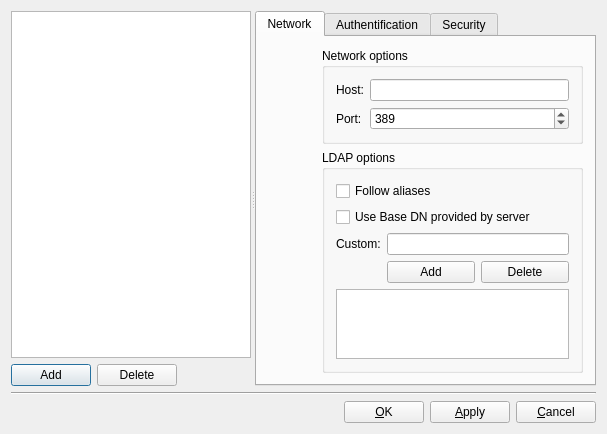
<?xml version="1.0" encoding="UTF-8"?>
<ui version="4.0">
 <author>Wido Depping</author>
 <comment>###########################################################################
#    Copyright (C) 2003 by Wido Depping                                      
#    &lt;wido.depping@tu-clausthal.de&gt;                                                             
#
# Copyright: See COPYING file that comes with this distribution
#
###########################################################################
</comment>
 <class>ServerDialogDesign</class>
 <widget class="QDialog" name="ServerDialogDesign">
  <property name="geometry">
   <rect>
    <x>0</x>
    <y>0</y>
    <width>607</width>
    <height>434</height>
   </rect>
  </property>
  <property name="minimumSize">
   <size>
    <width>550</width>
    <height>350</height>
   </size>
  </property>
  <property name="windowTitle">
   <string>Manage Server List</string>
  </property>
  <layout class="QVBoxLayout">
   <item>
    <widget class="QSplitter" name="splitter">
     <property name="sizePolicy">
      <sizepolicy hsizetype="Expanding" vsizetype="Expanding">
       <horstretch>0</horstretch>
       <verstretch>0</verstretch>
      </sizepolicy>
     </property>
     <property name="orientation">
      <enum>Qt::Horizontal</enum>
     </property>
     <widget class="QWidget" name="layout3">
      <layout class="QGridLayout" name="serverListGrid">
       <property name="sizeConstraint">
        <enum>QLayout::SetMaximumSize</enum>
       </property>
       <property name="margin">
        <number>0</number>
       </property>
       <item row="0" column="0" colspan="3">
        <widget class="QListView" name="serverListView"/>
       </item>
       <item row="1" column="0">
        <widget class="QPushButton" name="addButton">
         <property name="text">
          <string>Add</string>
         </property>
        </widget>
       </item>
       <item row="1" column="1">
        <widget class="QPushButton" name="deleteButton">
         <property name="text">
          <string>Delete</string>
         </property>
        </widget>
       </item>
       <item row="1" column="2">
        <spacer name="hspacer2">
         <property name="orientation">
          <enum>Qt::Horizontal</enum>
         </property>
         <property name="sizeHint" stdset="0">
          <size>
           <width>40</width>
           <height>20</height>
          </size>
         </property>
        </spacer>
       </item>
      </layout>
     </widget>
     <widget class="QTabWidget" name="tabWidget">
      <property name="enabled">
       <bool>true</bool>
      </property>
      <property name="sizePolicy">
       <sizepolicy hsizetype="Fixed" vsizetype="Fixed">
        <horstretch>0</horstretch>
        <verstretch>0</verstretch>
       </sizepolicy>
      </property>
      <property name="minimumSize">
       <size>
        <width>48</width>
        <height>48</height>
       </size>
      </property>
      <property name="currentIndex">
       <number>0</number>
      </property>
      <widget class="QWidget" name="networkTab">
       <attribute name="title">
        <string>Network</string>
       </attribute>
       <layout class="QGridLayout">
        <item row="0" column="0">
         <widget class="QLabel" name="networkIcon">
          <property name="sizePolicy">
           <sizepolicy hsizetype="Fixed" vsizetype="Fixed">
            <horstretch>0</horstretch>
            <verstretch>0</verstretch>
           </sizepolicy>
          </property>
          <property name="minimumSize">
           <size>
            <width>48</width>
            <height>48</height>
           </size>
          </property>
          <property name="text">
           <string/>
          </property>
         </widget>
        </item>
        <item row="0" column="1" rowspan="2" colspan="2">
         <layout class="QGridLayout" name="networkOptGrid">
          <item row="0" column="0">
           <widget class="QGroupBox" name="networkGroup">
            <property name="title">
             <string>Network options</string>
            </property>
            <layout class="QGridLayout" name="gridLayout_5">
             <item row="0" column="0">
              <layout class="QGridLayout" name="networkGrid">
               <item row="0" column="0">
                <widget class="QLabel" name="hostLabel">
                 <property name="text">
                  <string>Host:</string>
                 </property>
                </widget>
               </item>
               <item row="0" column="1">
                <widget class="QLineEdit" name="hostEdit"/>
               </item>
               <item row="2" column="0">
                <widget class="QLabel" name="portLabel">
                 <property name="text">
                  <string>Port:</string>
                 </property>
                </widget>
               </item>
               <item row="2" column="1">
                <widget class="QSpinBox" name="portSpinBox">
                 <property name="sizePolicy">
                  <sizepolicy hsizetype="Expanding" vsizetype="Fixed">
                   <horstretch>0</horstretch>
                   <verstretch>0</verstretch>
                  </sizepolicy>
                 </property>
                 <property name="maximum">
                  <number>99999</number>
                 </property>
                 <property name="value">
                  <number>389</number>
                 </property>
                </widget>
               </item>
              </layout>
             </item>
            </layout>
           </widget>
          </item>
          <item row="1" column="0">
           <widget class="QGroupBox" name="LDAPGroup">
            <property name="title">
             <string>LDAP options</string>
            </property>
            <layout class="QGridLayout" name="gridLayout_7">
             <item row="0" column="0">
              <layout class="QGridLayout" name="LDAPGrid">
               <item row="0" column="0" colspan="2">
                <widget class="QCheckBox" name="aliasBox">
                 <property name="text">
                  <string>Follow aliases</string>
                 </property>
                </widget>
               </item>
               <item row="1" column="0" colspan="2">
                <widget class="QCheckBox" name="baseDNBox">
                 <property name="text">
                  <string>Use Base DN provided by server</string>
                 </property>
                </widget>
               </item>
               <item row="2" column="0">
                <widget class="QLabel" name="baseDNLabel">
                 <property name="sizePolicy">
                  <sizepolicy hsizetype="Maximum" vsizetype="Preferred">
                   <horstretch>0</horstretch>
                   <verstretch>0</verstretch>
                  </sizepolicy>
                 </property>
                 <property name="text">
                  <string>Custom:</string>
                 </property>
                </widget>
               </item>
               <item row="2" column="1">
                <widget class="QLineEdit" name="baseDNEdit"/>
               </item>
               <item row="3" column="1">
                <layout class="QHBoxLayout" name="hLayout">
                 <item>
                  <widget class="QPushButton" name="addBaseDNButton">
                   <property name="text">
                    <string>Add</string>
                   </property>
                  </widget>
                 </item>
                 <item>
                  <widget class="QPushButton" name="deleteBaseDNButton">
                   <property name="text">
                    <string>Delete</string>
                   </property>
                  </widget>
                 </item>
                </layout>
               </item>
               <item row="4" column="0" colspan="2">
                <widget class="QListWidget" name="baseDNListWidget"/>
               </item>
              </layout>
             </item>
            </layout>
           </widget>
          </item>
         </layout>
        </item>
        <item row="1" column="0">
         <spacer name="networkIconSpacer">
          <property name="orientation">
           <enum>Qt::Vertical</enum>
          </property>
          <property name="sizeHint" stdset="0">
           <size>
            <width>20</width>
            <height>40</height>
           </size>
          </property>
         </spacer>
        </item>
       </layout>
      </widget>
      <widget class="QWidget" name="tab">
       <attribute name="title">
        <string>Authentification</string>
       </attribute>
       <layout class="QGridLayout" name="gridLayout_3">
        <item row="0" column="1" rowspan="2">
         <layout class="QGridLayout" name="gridLayout">
          <item row="5" column="2">
           <widget class="QGroupBox" name="bindOptGroup">
            <property name="title">
             <string>Bind options</string>
            </property>
            <layout class="QGridLayout" name="gridLayout_8">
             <item row="0" column="0">
              <layout class="QGridLayout" name="bindOptGrid">
               <item row="0" column="0" colspan="2">
                <widget class="QCheckBox" name="bindAnonBox">
                 <property name="text">
                  <string>Anonymous bind</string>
                 </property>
                 <property name="checked">
                  <bool>true</bool>
                 </property>
                </widget>
               </item>
               <item row="1" column="0">
                <widget class="QLabel" name="mechanismLabel">
                 <property name="sizePolicy">
                  <sizepolicy hsizetype="Maximum" vsizetype="Preferred">
                   <horstretch>0</horstretch>
                   <verstretch>0</verstretch>
                  </sizepolicy>
                 </property>
                 <property name="text">
                  <string>Mechanism:</string>
                 </property>
                </widget>
               </item>
               <item row="1" column="1">
                <widget class="QComboBox" name="mechanismBox">
                 <property name="enabled">
                  <bool>false</bool>
                 </property>
                 <property name="sizePolicy">
                  <sizepolicy hsizetype="Expanding" vsizetype="Fixed">
                   <horstretch>0</horstretch>
                   <verstretch>0</verstretch>
                  </sizepolicy>
                 </property>
                 <item>
                  <property name="text">
                   <string>SIMPLE</string>
                  </property>
                 </item>
                 <item>
                  <property name="text">
                   <string>SASL CRAM-MD5</string>
                  </property>
                 </item>
                 <item>
                  <property name="text">
                   <string>SASL DIGEST-MD5</string>
                  </property>
                 </item>
                 <item>
                  <property name="text">
                   <string>SASL EXTERNAL</string>
                  </property>
                 </item>
                 <item>
                  <property name="text">
                   <string>SASL GSSAPI</string>
                  </property>
                 </item>
                 <item>
                  <property name="text">
                   <string>SASL Login</string>
                  </property>
                 </item>
                 <item>
                  <property name="text">
                   <string>SASL Plain</string>
                  </property>
                 </item>
                </widget>
               </item>
               <item row="2" column="0">
                <widget class="QLabel" name="bindAsLabel">
                 <property name="sizePolicy">
                  <sizepolicy hsizetype="Maximum" vsizetype="Preferred">
                   <horstretch>0</horstretch>
                   <verstretch>0</verstretch>
                  </sizepolicy>
                 </property>
                 <property name="text">
                  <string>Bind as:</string>
                 </property>
                </widget>
               </item>
               <item row="2" column="1">
                <widget class="QLineEdit" name="bindAsEdit">
                 <property name="enabled">
                  <bool>false</bool>
                 </property>
                </widget>
               </item>
               <item row="3" column="0">
                <widget class="QLabel" name="passwordLabel">
                 <property name="sizePolicy">
                  <sizepolicy hsizetype="Maximum" vsizetype="Preferred">
                   <horstretch>0</horstretch>
                   <verstretch>0</verstretch>
                  </sizepolicy>
                 </property>
                 <property name="text">
                  <string>Password:</string>
                 </property>
                </widget>
               </item>
               <item row="3" column="1">
                <widget class="QLineEdit" name="passwordEdit">
                 <property name="enabled">
                  <bool>false</bool>
                 </property>
                </widget>
               </item>
              </layout>
             </item>
             <item row="1" column="0">
              <spacer name="vspacer1">
               <property name="orientation">
                <enum>Qt::Vertical</enum>
               </property>
               <property name="sizeHint" stdset="0">
                <size>
                 <width>20</width>
                 <height>40</height>
                </size>
               </property>
              </spacer>
             </item>
            </layout>
           </widget>
          </item>
         </layout>
        </item>
        <item row="0" column="0">
         <widget class="QLabel" name="authIcon">
          <property name="sizePolicy">
           <sizepolicy hsizetype="Fixed" vsizetype="Fixed">
            <horstretch>0</horstretch>
            <verstretch>0</verstretch>
           </sizepolicy>
          </property>
          <property name="minimumSize">
           <size>
            <width>48</width>
            <height>48</height>
           </size>
          </property>
          <property name="text">
           <string/>
          </property>
         </widget>
        </item>
        <item row="1" column="0">
         <spacer name="authIconSpacer">
          <property name="orientation">
           <enum>Qt::Vertical</enum>
          </property>
          <property name="sizeHint" stdset="0">
           <size>
            <width>20</width>
            <height>40</height>
           </size>
          </property>
         </spacer>
        </item>
       </layout>
      </widget>
      <widget class="QWidget" name="securityTab">
       <attribute name="title">
        <string>Security</string>
       </attribute>
       <layout class="QGridLayout" name="gridLayout_4">
        <item row="0" column="0">
         <widget class="QLabel" name="securityIcon">
          <property name="sizePolicy">
           <sizepolicy hsizetype="Fixed" vsizetype="Fixed">
            <horstretch>0</horstretch>
            <verstretch>0</verstretch>
           </sizepolicy>
          </property>
          <property name="minimumSize">
           <size>
            <width>48</width>
            <height>48</height>
           </size>
          </property>
          <property name="text">
           <string/>
          </property>
         </widget>
        </item>
        <item row="0" column="1" rowspan="2">
         <layout class="QGridLayout" name="securityGridLayout">
          <item row="0" column="0">
           <widget class="QGroupBox" name="securityOptGroup">
            <property name="sizePolicy">
             <sizepolicy hsizetype="Preferred" vsizetype="Maximum">
              <horstretch>0</horstretch>
              <verstretch>0</verstretch>
             </sizepolicy>
            </property>
            <property name="title">
             <string>Security options</string>
            </property>
            <layout class="QGridLayout" name="gridLayout_9">
             <item row="0" column="0">
              <widget class="QComboBox" name="encryptionBox">
               <property name="sizePolicy">
                <sizepolicy hsizetype="Expanding" vsizetype="Fixed">
                 <horstretch>0</horstretch>
                 <verstretch>0</verstretch>
                </sizepolicy>
               </property>
               <property name="minimumSize">
                <size>
                 <width>0</width>
                 <height>20</height>
                </size>
               </property>
               <item>
                <property name="text">
                 <string>Unencrypted connection</string>
                </property>
               </item>
               <item>
                <property name="text">
                 <string>Transport Layer Security (TLS)</string>
                </property>
               </item>
               <item>
                <property name="text">
                 <string>Secure Socket Layer (SSL)</string>
                </property>
               </item>
              </widget>
             </item>
            </layout>
           </widget>
          </item>
          <item row="1" column="0">
           <widget class="QGroupBox" name="serverCertGroup">
            <property name="sizePolicy">
             <sizepolicy hsizetype="Preferred" vsizetype="Maximum">
              <horstretch>0</horstretch>
              <verstretch>0</verstretch>
             </sizepolicy>
            </property>
            <property name="title">
             <string>Validate server certificate</string>
            </property>
            <layout class="QGridLayout" name="gridLayout_10">
             <item row="0" column="0">
              <widget class="QComboBox" name="validateBox">
               <property name="sizePolicy">
                <sizepolicy hsizetype="Expanding" vsizetype="Fixed">
                 <horstretch>0</horstretch>
                 <verstretch>0</verstretch>
                </sizepolicy>
               </property>
               <property name="minimumSize">
                <size>
                 <width>0</width>
                 <height>20</height>
                </size>
               </property>
               <item>
                <property name="text">
                 <string>Never</string>
                </property>
               </item>
               <item>
                <property name="text">
                 <string>Allow</string>
                </property>
               </item>
               <item>
                <property name="text">
                 <string>Try</string>
                </property>
               </item>
               <item>
                <property name="text">
                 <string>Demand</string>
                </property>
               </item>
              </widget>
             </item>
            </layout>
           </widget>
          </item>
          <item row="2" column="0">
           <widget class="QGroupBox" name="clientCertOptGroup">
            <property name="sizePolicy">
             <sizepolicy hsizetype="Preferred" vsizetype="Maximum">
              <horstretch>0</horstretch>
              <verstretch>0</verstretch>
             </sizepolicy>
            </property>
            <property name="title">
             <string>GroupBox</string>
            </property>
            <layout class="QGridLayout" name="gridLayout_11">
             <item row="0" column="0">
              <layout class="QGridLayout" name="clentCertForm">
               <item row="0" column="0" colspan="3">
                <widget class="QCheckBox" name="useClientCertBox">
                 <property name="enabled">
                  <bool>true</bool>
                 </property>
                 <property name="sizePolicy">
                  <sizepolicy hsizetype="Expanding" vsizetype="Fixed">
                   <horstretch>0</horstretch>
                   <verstretch>0</verstretch>
                  </sizepolicy>
                 </property>
                 <property name="minimumSize">
                  <size>
                   <width>0</width>
                   <height>20</height>
                  </size>
                 </property>
                 <property name="text">
                  <string>Use client certificates</string>
                 </property>
                </widget>
               </item>
               <item row="1" column="0">
                <widget class="QLabel" name="certFileLabel">
                 <property name="sizePolicy">
                  <sizepolicy hsizetype="Fixed" vsizetype="Fixed">
                   <horstretch>0</horstretch>
                   <verstretch>0</verstretch>
                  </sizepolicy>
                 </property>
                 <property name="minimumSize">
                  <size>
                   <width>0</width>
                   <height>20</height>
                  </size>
                 </property>
                 <property name="text">
                  <string>Certificate file:</string>
                 </property>
                 <property name="wordWrap">
                  <bool>false</bool>
                 </property>
                </widget>
               </item>
               <item row="1" column="1">
                <widget class="QLineEdit" name="certFileEdit">
                 <property name="enabled">
                  <bool>false</bool>
                 </property>
                 <property name="minimumSize">
                  <size>
                   <width>0</width>
                   <height>20</height>
                  </size>
                 </property>
                </widget>
               </item>
               <item row="2" column="1">
                <widget class="QLineEdit" name="certKeyfileEdit">
                 <property name="enabled">
                  <bool>false</bool>
                 </property>
                 <property name="minimumSize">
                  <size>
                   <width>0</width>
                   <height>20</height>
                  </size>
                 </property>
                </widget>
               </item>
               <item row="1" column="2">
                <widget class="QToolButton" name="certKeyfileButton">
                 <property name="enabled">
                  <bool>false</bool>
                 </property>
                 <property name="minimumSize">
                  <size>
                   <width>0</width>
                   <height>20</height>
                  </size>
                 </property>
                 <property name="text">
                  <string>...</string>
                 </property>
                </widget>
               </item>
               <item row="2" column="2">
                <widget class="QToolButton" name="certFileButton">
                 <property name="enabled">
                  <bool>false</bool>
                 </property>
                 <property name="minimumSize">
                  <size>
                   <width>0</width>
                   <height>20</height>
                  </size>
                 </property>
                 <property name="text">
                  <string>...</string>
                 </property>
                </widget>
               </item>
               <item row="2" column="0">
                <widget class="QLabel" name="certKeyfileLabel">
                 <property name="sizePolicy">
                  <sizepolicy hsizetype="Fixed" vsizetype="Fixed">
                   <horstretch>0</horstretch>
                   <verstretch>0</verstretch>
                  </sizepolicy>
                 </property>
                 <property name="minimumSize">
                  <size>
                   <width>0</width>
                   <height>20</height>
                  </size>
                 </property>
                 <property name="text">
                  <string>Certificate keyfile:</string>
                 </property>
                 <property name="wordWrap">
                  <bool>false</bool>
                 </property>
                </widget>
               </item>
              </layout>
             </item>
            </layout>
           </widget>
          </item>
          <item row="3" column="0">
           <spacer name="vspacer2">
            <property name="orientation">
             <enum>Qt::Vertical</enum>
            </property>
            <property name="sizeHint" stdset="0">
             <size>
              <width>20</width>
              <height>40</height>
             </size>
            </property>
           </spacer>
          </item>
         </layout>
        </item>
        <item row="1" column="0">
         <spacer name="securityIconSpacer">
          <property name="orientation">
           <enum>Qt::Vertical</enum>
          </property>
          <property name="sizeHint" stdset="0">
           <size>
            <width>20</width>
            <height>40</height>
           </size>
          </property>
         </spacer>
        </item>
       </layout>
      </widget>
     </widget>
    </widget>
   </item>
   <item>
    <widget class="Line" name="line">
     <property name="frameShape">
      <enum>QFrame::HLine</enum>
     </property>
     <property name="frameShadow">
      <enum>QFrame::Sunken</enum>
     </property>
    </widget>
   </item>
   <item>
    <layout class="QHBoxLayout" name="bottomHBoxLayout">
     <item>
      <spacer name="hspacer1">
       <property name="orientation">
        <enum>Qt::Horizontal</enum>
       </property>
       <property name="sizeType">
        <enum>QSizePolicy::Expanding</enum>
       </property>
       <property name="sizeHint" stdset="0">
        <size>
         <width>0</width>
         <height>0</height>
        </size>
       </property>
      </spacer>
     </item>
     <item>
      <widget class="QPushButton" name="okButton">
       <property name="text">
        <string>&amp;OK</string>
       </property>
       <property name="shortcut">
        <string>Alt+O</string>
       </property>
       <property name="autoDefault">
        <bool>false</bool>
       </property>
      </widget>
     </item>
     <item>
      <widget class="QPushButton" name="applyButton">
       <property name="sizePolicy">
        <sizepolicy hsizetype="Minimum" vsizetype="Fixed">
         <horstretch>0</horstretch>
         <verstretch>0</verstretch>
        </sizepolicy>
       </property>
       <property name="text">
        <string>&amp;Apply</string>
       </property>
       <property name="shortcut">
        <string>Alt+A</string>
       </property>
       <property name="autoDefault">
        <bool>false</bool>
       </property>
      </widget>
     </item>
     <item>
      <widget class="QPushButton" name="cancelButton">
       <property name="text">
        <string>&amp;Cancel</string>
       </property>
       <property name="shortcut">
        <string>Alt+C</string>
       </property>
       <property name="autoDefault">
        <bool>false</bool>
       </property>
      </widget>
     </item>
    </layout>
   </item>
  </layout>
 </widget>
 <layoutdefault spacing="6" margin="11"/>
 <pixmapfunction>qPixmapFromMimeSource</pixmapfunction>
 <tabstops>
  <tabstop>addButton</tabstop>
  <tabstop>deleteButton</tabstop>
  <tabstop>serverListView</tabstop>
  <tabstop>tabWidget</tabstop>
  <tabstop>hostEdit</tabstop>
  <tabstop>portSpinBox</tabstop>
  <tabstop>aliasBox</tabstop>
  <tabstop>baseDNBox</tabstop>
  <tabstop>baseDNEdit</tabstop>
  <tabstop>addBaseDNButton</tabstop>
  <tabstop>deleteBaseDNButton</tabstop>
  <tabstop>baseDNListWidget</tabstop>
  <tabstop>bindAnonBox</tabstop>
  <tabstop>mechanismBox</tabstop>
  <tabstop>bindAsEdit</tabstop>
  <tabstop>passwordEdit</tabstop>
  <tabstop>encryptionBox</tabstop>
  <tabstop>validateBox</tabstop>
  <tabstop>useClientCertBox</tabstop>
  <tabstop>certFileEdit</tabstop>
  <tabstop>certKeyfileButton</tabstop>
  <tabstop>certKeyfileEdit</tabstop>
  <tabstop>certFileButton</tabstop>
  <tabstop>okButton</tabstop>
  <tabstop>applyButton</tabstop>
  <tabstop>cancelButton</tabstop>
 </tabstops>
 <resources/>
 <connections>
  <connection>
   <sender>addBaseDNButton</sender>
   <signal>clicked()</signal>
   <receiver>ServerDialogDesign</receiver>
   <slot>addBaseDN()</slot>
   <hints>
    <hint type="sourcelabel">
     <x>435</x>
     <y>271</y>
    </hint>
    <hint type="destinationlabel">
     <x>186</x>
     <y>85</y>
    </hint>
   </hints>
  </connection>
  <connection>
   <sender>addButton</sender>
   <signal>clicked()</signal>
   <receiver>ServerDialogDesign</receiver>
   <slot>addServer()</slot>
   <hints>
    <hint type="sourcelabel">
     <x>52</x>
     <y>366</y>
    </hint>
    <hint type="destinationlabel">
     <x>99</x>
     <y>122</y>
    </hint>
   </hints>
  </connection>
  <connection>
   <sender>applyButton</sender>
   <signal>clicked()</signal>
   <receiver>ServerDialogDesign</receiver>
   <slot>saveServerlist()</slot>
   <hints>
    <hint type="sourcelabel">
     <x>467</x>
     <y>409</y>
    </hint>
    <hint type="destinationlabel">
     <x>184</x>
     <y>34</y>
    </hint>
   </hints>
  </connection>
  <connection>
   <sender>baseDNBox</sender>
   <signal>toggled(bool)</signal>
   <receiver>addBaseDNButton</receiver>
   <slot>setDisabled(bool)</slot>
   <hints>
    <hint type="sourcelabel">
     <x>455</x>
     <y>209</y>
    </hint>
    <hint type="destinationlabel">
     <x>435</x>
     <y>271</y>
    </hint>
   </hints>
  </connection>
  <connection>
   <sender>baseDNBox</sender>
   <signal>toggled(bool)</signal>
   <receiver>deleteBaseDNButton</receiver>
   <slot>setDisabled(bool)</slot>
   <hints>
    <hint type="sourcelabel">
     <x>455</x>
     <y>209</y>
    </hint>
    <hint type="destinationlabel">
     <x>530</x>
     <y>271</y>
    </hint>
   </hints>
  </connection>
  <connection>
   <sender>baseDNBox</sender>
   <signal>toggled(bool)</signal>
   <receiver>baseDNEdit</receiver>
   <slot>setDisabled(bool)</slot>
   <hints>
    <hint type="sourcelabel">
     <x>455</x>
     <y>209</y>
    </hint>
    <hint type="destinationlabel">
     <x>482</x>
     <y>238</y>
    </hint>
   </hints>
  </connection>
  <connection>
   <sender>baseDNBox</sender>
   <signal>toggled(bool)</signal>
   <receiver>baseDNListWidget</receiver>
   <slot>setDisabled(bool)</slot>
   <hints>
    <hint type="sourcelabel">
     <x>455</x>
     <y>209</y>
    </hint>
    <hint type="destinationlabel">
     <x>455</x>
     <y>324</y>
    </hint>
   </hints>
  </connection>
  <connection>
   <sender>bindAsEdit</sender>
   <signal>returnPressed()</signal>
   <receiver>ServerDialogDesign</receiver>
   <slot>addBaseDN()</slot>
   <hints>
    <hint type="sourcelabel">
     <x>493</x>
     <y>143</y>
    </hint>
    <hint type="destinationlabel">
     <x>318</x>
     <y>199</y>
    </hint>
   </hints>
  </connection>
  <connection>
   <sender>cancelButton</sender>
   <signal>clicked()</signal>
   <receiver>ServerDialogDesign</receiver>
   <slot>reject()</slot>
   <hints>
    <hint type="sourcelabel">
     <x>554</x>
     <y>410</y>
    </hint>
    <hint type="destinationlabel">
     <x>318</x>
     <y>199</y>
    </hint>
   </hints>
  </connection>
  <connection>
   <sender>certFileButton</sender>
   <signal>clicked()</signal>
   <receiver>ServerDialogDesign</receiver>
   <slot>certFileDialog()</slot>
   <hints>
    <hint type="sourcelabel">
     <x>564</x>
     <y>277</y>
    </hint>
    <hint type="destinationlabel">
     <x>303</x>
     <y>216</y>
    </hint>
   </hints>
  </connection>
  <connection>
   <sender>certKeyfileButton</sender>
   <signal>clicked()</signal>
   <receiver>ServerDialogDesign</receiver>
   <slot>certKeyfileDialog()</slot>
   <hints>
    <hint type="sourcelabel">
     <x>564</x>
     <y>246</y>
    </hint>
    <hint type="destinationlabel">
     <x>303</x>
     <y>216</y>
    </hint>
   </hints>
  </connection>
  <connection>
   <sender>deleteBaseDNButton</sender>
   <signal>clicked()</signal>
   <receiver>ServerDialogDesign</receiver>
   <slot>deleteBaseDN()</slot>
   <hints>
    <hint type="sourcelabel">
     <x>530</x>
     <y>271</y>
    </hint>
    <hint type="destinationlabel">
     <x>303</x>
     <y>216</y>
    </hint>
   </hints>
  </connection>
  <connection>
   <sender>deleteButton</sender>
   <signal>clicked()</signal>
   <receiver>ServerDialogDesign</receiver>
   <slot>deleteServer()</slot>
   <hints>
    <hint type="sourcelabel">
     <x>143</x>
     <y>366</y>
    </hint>
    <hint type="destinationlabel">
     <x>303</x>
     <y>216</y>
    </hint>
   </hints>
  </connection>
  <connection>
   <sender>okButton</sender>
   <signal>clicked()</signal>
   <receiver>ServerDialogDesign</receiver>
   <slot>accept()</slot>
   <hints>
    <hint type="sourcelabel">
     <x>372</x>
     <y>410</y>
    </hint>
    <hint type="destinationlabel">
     <x>309</x>
     <y>122</y>
    </hint>
   </hints>
  </connection>
  <connection>
   <sender>useClientCertBox</sender>
   <signal>toggled(bool)</signal>
   <receiver>certFileEdit</receiver>
   <slot>setEnabled(bool)</slot>
   <hints>
    <hint type="sourcelabel">
     <x>455</x>
     <y>217</y>
    </hint>
    <hint type="destinationlabel">
     <x>498</x>
     <y>246</y>
    </hint>
   </hints>
  </connection>
  <connection>
   <sender>useClientCertBox</sender>
   <signal>toggled(bool)</signal>
   <receiver>certKeyfileEdit</receiver>
   <slot>setEnabled(bool)</slot>
   <hints>
    <hint type="sourcelabel">
     <x>455</x>
     <y>217</y>
    </hint>
    <hint type="destinationlabel">
     <x>498</x>
     <y>277</y>
    </hint>
   </hints>
  </connection>
  <connection>
   <sender>useClientCertBox</sender>
   <signal>toggled(bool)</signal>
   <receiver>certFileButton</receiver>
   <slot>setEnabled(bool)</slot>
   <hints>
    <hint type="sourcelabel">
     <x>455</x>
     <y>217</y>
    </hint>
    <hint type="destinationlabel">
     <x>564</x>
     <y>277</y>
    </hint>
   </hints>
  </connection>
  <connection>
   <sender>useClientCertBox</sender>
   <signal>toggled(bool)</signal>
   <receiver>certKeyfileButton</receiver>
   <slot>setEnabled(bool)</slot>
   <hints>
    <hint type="sourcelabel">
     <x>455</x>
     <y>217</y>
    </hint>
    <hint type="destinationlabel">
     <x>564</x>
     <y>246</y>
    </hint>
   </hints>
  </connection>
  <connection>
   <sender>bindAnonBox</sender>
   <signal>toggled(bool)</signal>
   <receiver>mechanismBox</receiver>
   <slot>setDisabled(bool)</slot>
   <hints>
    <hint type="sourcelabel">
     <x>455</x>
     <y>83</y>
    </hint>
    <hint type="destinationlabel">
     <x>493</x>
     <y>112</y>
    </hint>
   </hints>
  </connection>
  <connection>
   <sender>bindAnonBox</sender>
   <signal>toggled(bool)</signal>
   <receiver>bindAsEdit</receiver>
   <slot>setDisabled(bool)</slot>
   <hints>
    <hint type="sourcelabel">
     <x>455</x>
     <y>83</y>
    </hint>
    <hint type="destinationlabel">
     <x>493</x>
     <y>143</y>
    </hint>
   </hints>
  </connection>
  <connection>
   <sender>bindAnonBox</sender>
   <signal>toggled(bool)</signal>
   <receiver>passwordEdit</receiver>
   <slot>setDisabled(bool)</slot>
   <hints>
    <hint type="sourcelabel">
     <x>455</x>
     <y>83</y>
    </hint>
    <hint type="destinationlabel">
     <x>493</x>
     <y>174</y>
    </hint>
   </hints>
  </connection>
 </connections>
 <slots>
  <slot>addServer()</slot>
  <slot>deleteServer()</slot>
  <slot>manageBaseDn()</slot>
  <slot>addBaseDN()</slot>
  <slot>deleteBaseDN()</slot>
  <slot>saveServerlist()</slot>
  <slot>certFileDialog()</slot>
  <slot>certKeyfileDialog()</slot>
 </slots>
</ui>
